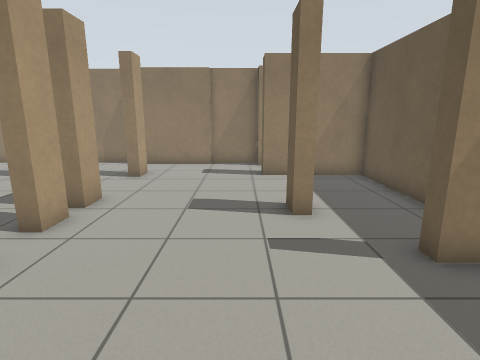
[1] (above)

24 first-person views from a walk through a Gazebo world. The camera is 1.2 m above the floor, tilts 12° down and sees 80° across. The floor is counted in squares, 0.5 m on a side. Each view is taken from the middle of a square. On the plan, view 1 faces up. The plan holds only what a view shows up to about 18 squares ahead; the rest is blank.

[2]
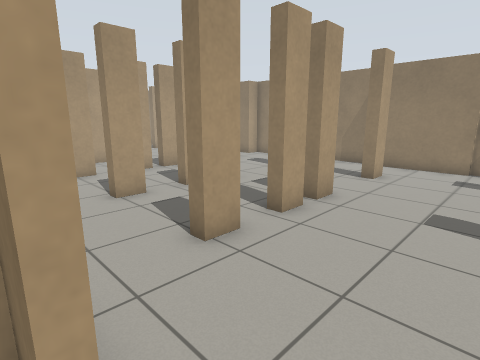

[3]
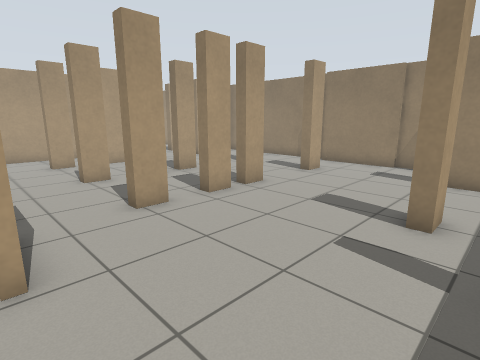

[4]
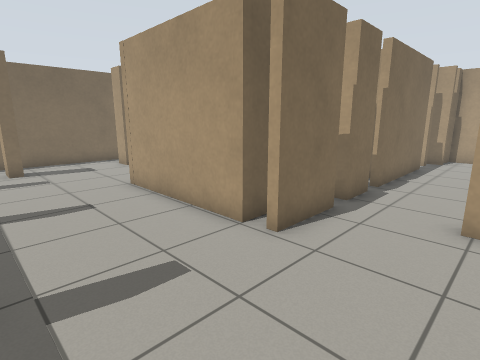

[5]
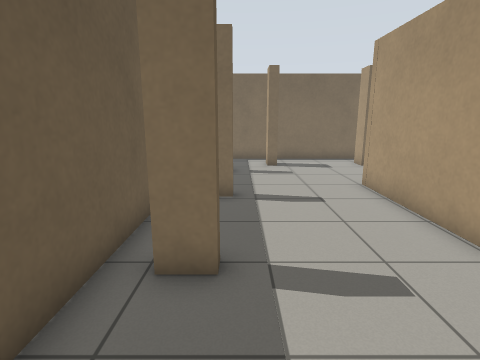

[6]
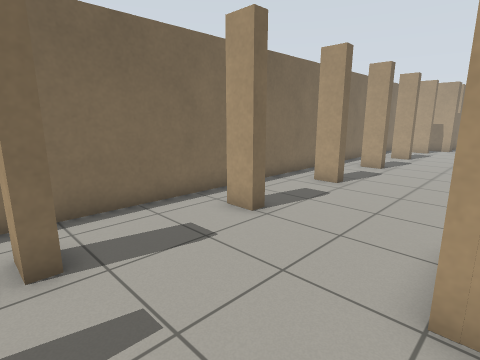

[7]
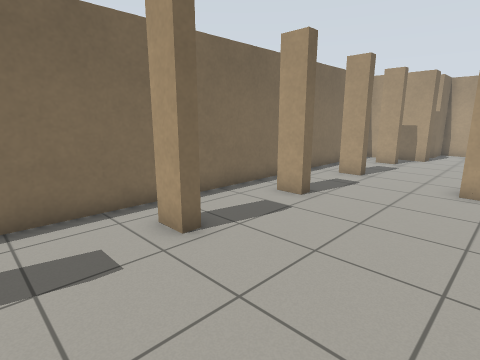

[8]
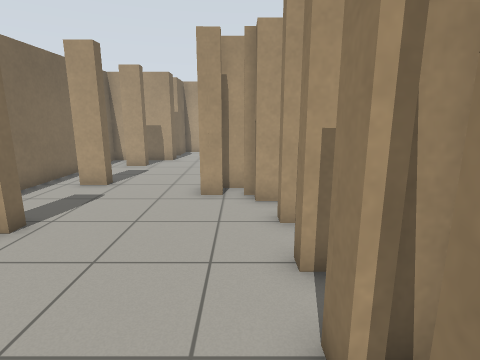

[9]
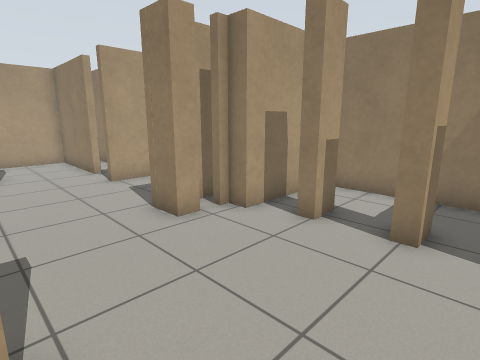

[10]
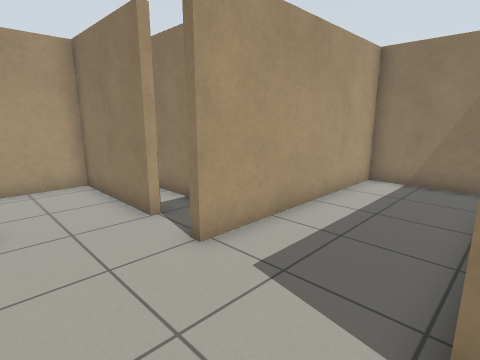

[11]
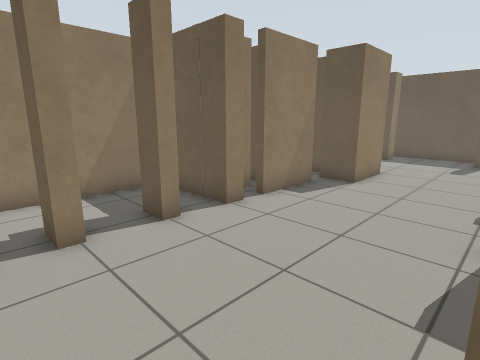

[12]
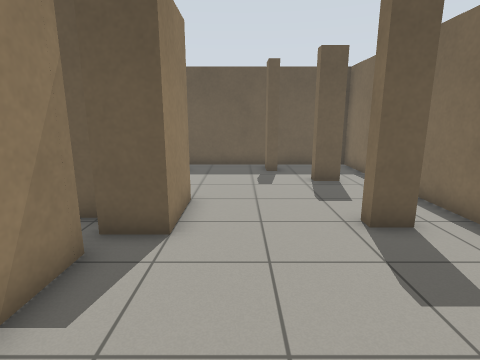

[13]
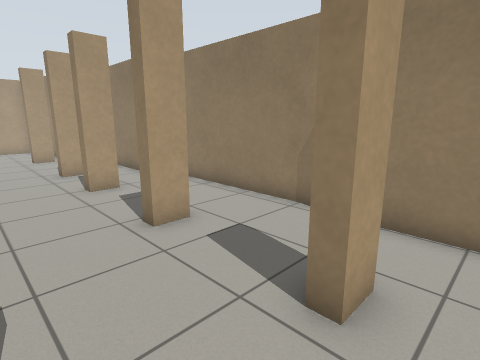

[14]
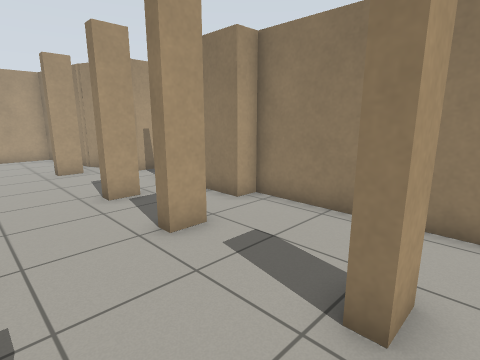

[15]
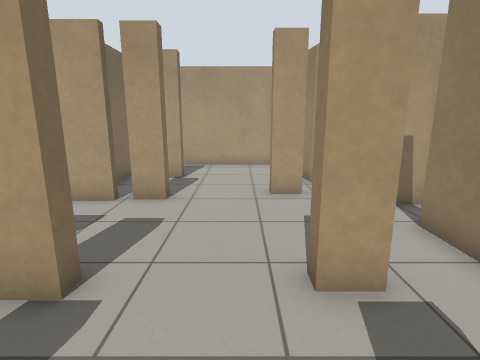

[16]
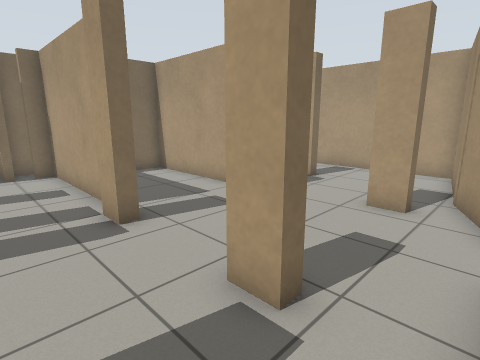

[17]
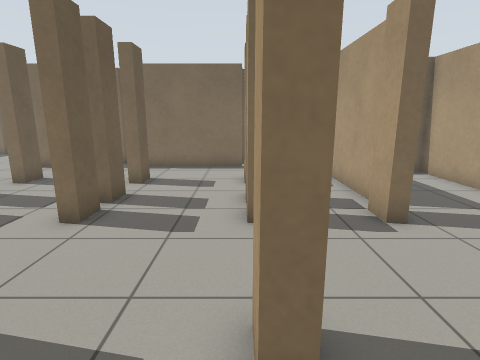

[18]
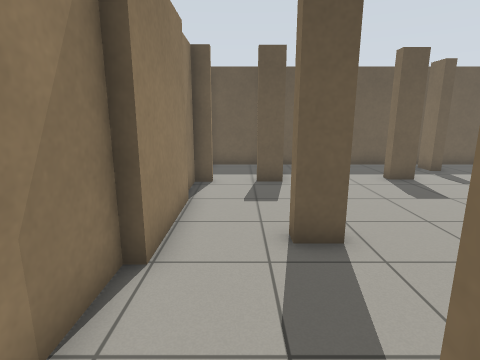

[19]
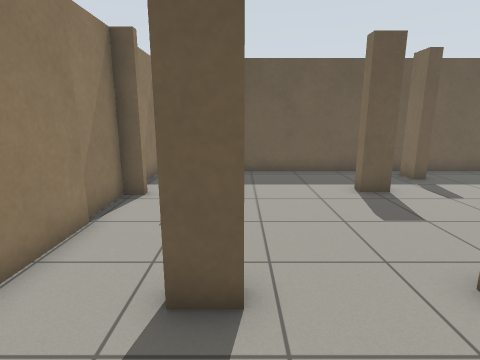

[20]
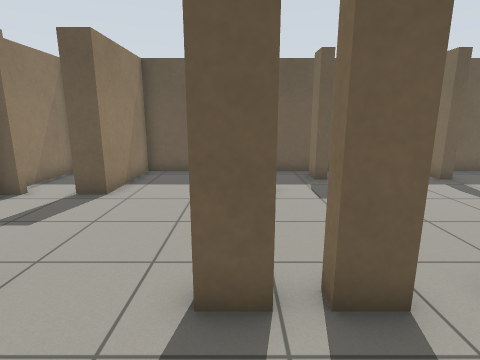

[21]
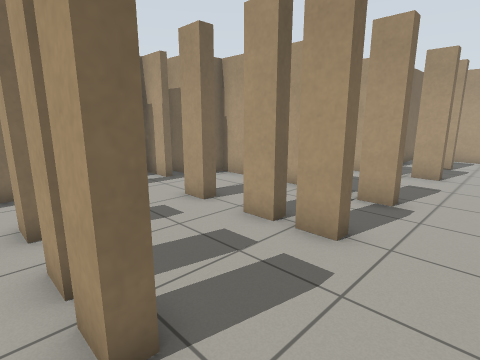

[22]
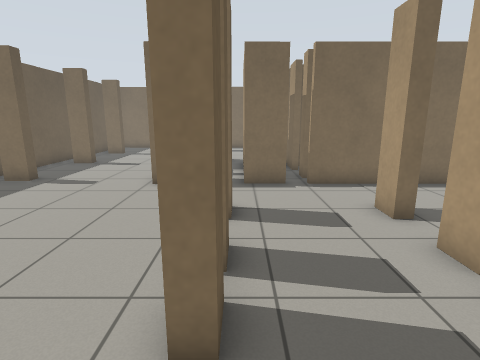

[23]
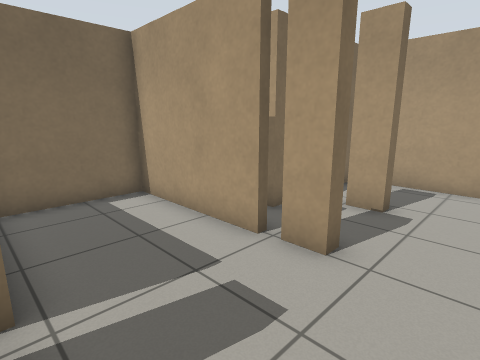

[24]
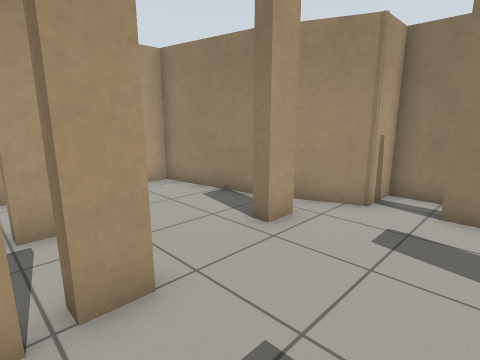

### Floor plan
Key: @ floor where view 1 was taken; # wall or solid block; x gap in a wall; . floor.
Columns run from 29 left of view 1 to 6 right of it. Each row starts with its distance up from view 1.
 17         ###
 16         #..   ######################
 15       ###.#####....................#
 14   #####............................#
 13 ###....#....#...#..............#####
 12 #...................#....#.........#
 11 #..................................#
 10 #..................................#
  9 #..................................#
  8 #...#..#....#...#...#...#..........#
  7 #......#....#...x...x...x......#...#
  6 ########....#...#...#...#..........#
  5        #....#....................#.#
  4        #....#...#...#...#..........#
  3        #....#......................#
  2        ######......................#
  1        #....###....................#
  0        #.... #########.#####.@...#.#
 -1        #....  ##############.......#
 -2        #....  #....# ##    #.......#
 -3        #....  #....####    #.......#
 -4        #....  ##....###   ##.......#
 -5     ####....####..#.########.....#.#
 -6 ######.#....##...........###.......#
 -7 #...........##.....................#
 -8 #..................................#
 -9 #..................................#
-10   ####...........................#.#
-11      #.#...#....#....#...#....#....#
-12      # ..........................  #
-13      #............................
-14      #  ###########################

Where each view was taken, in squares from view 1:
view 1: 0 up, 0 right, facing up
view 2: 0 up, 0 right, facing up-left
view 3: 0 up, 3 right, facing up-left
view 4: 4 up, 3 right, facing down-left
view 5: 4 up, 3 right, facing down
view 6: 6 down, 2 right, facing down-left
view 7: 6 down, 5 left, facing down-left
view 8: 6 down, 7 left, facing left
view 9: 11 down, 10 left, facing up-left
view 10: 10 down, 17 left, facing up-left
view 11: 11 down, 15 left, facing up-right
view 12: 8 down, 10 left, facing right
view 13: 9 up, 3 left, facing up-left
view 14: 9 up, 8 left, facing up-left
view 15: 11 up, 13 left, facing left
view 16: 15 up, 14 left, facing down-left
view 17: 15 up, 13 left, facing down
view 18: 14 up, 10 left, facing right
view 19: 12 up, 8 left, facing right
view 20: 8 up, 8 left, facing right
view 21: 11 up, 8 left, facing down-left
view 22: 11 up, 5 left, facing down
view 23: 11 up, 17 left, facing down-left
view 24: 7 up, 18 left, facing up-left
